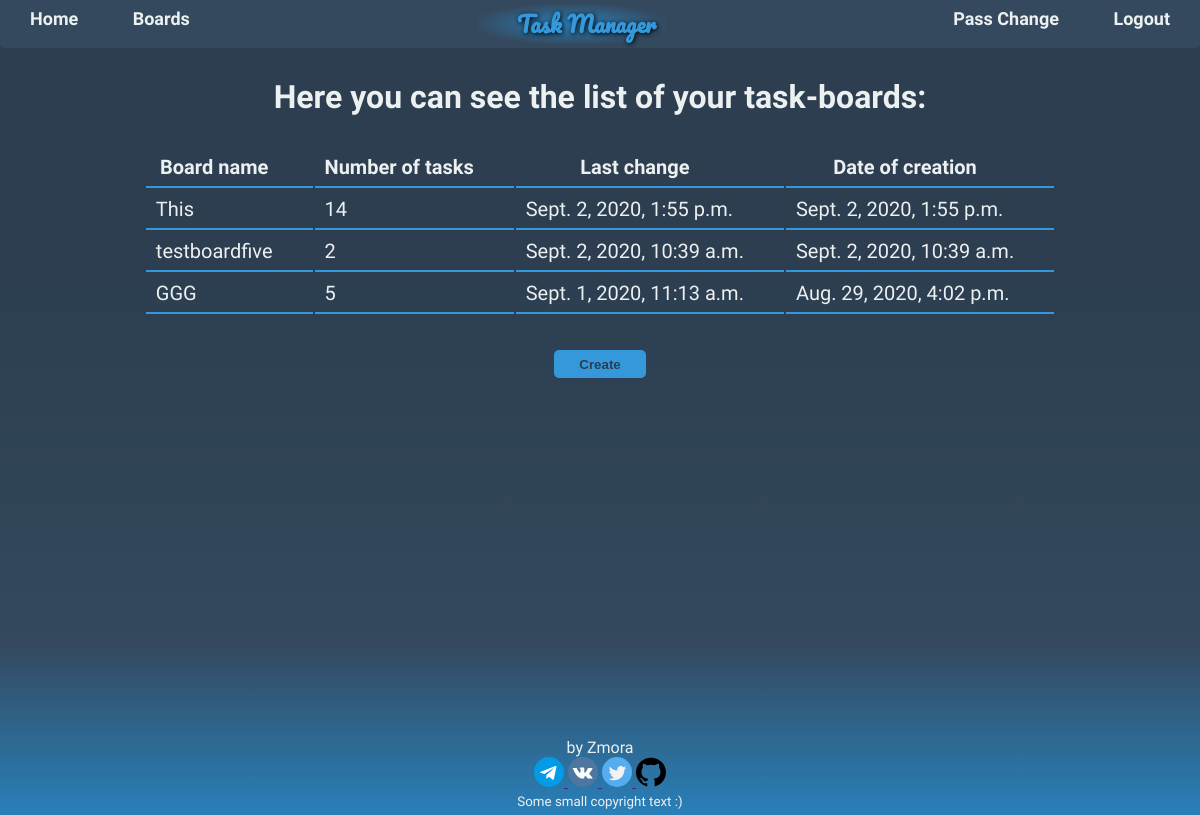
/boards/ (signed in), run on an earlier commit of the app's database.
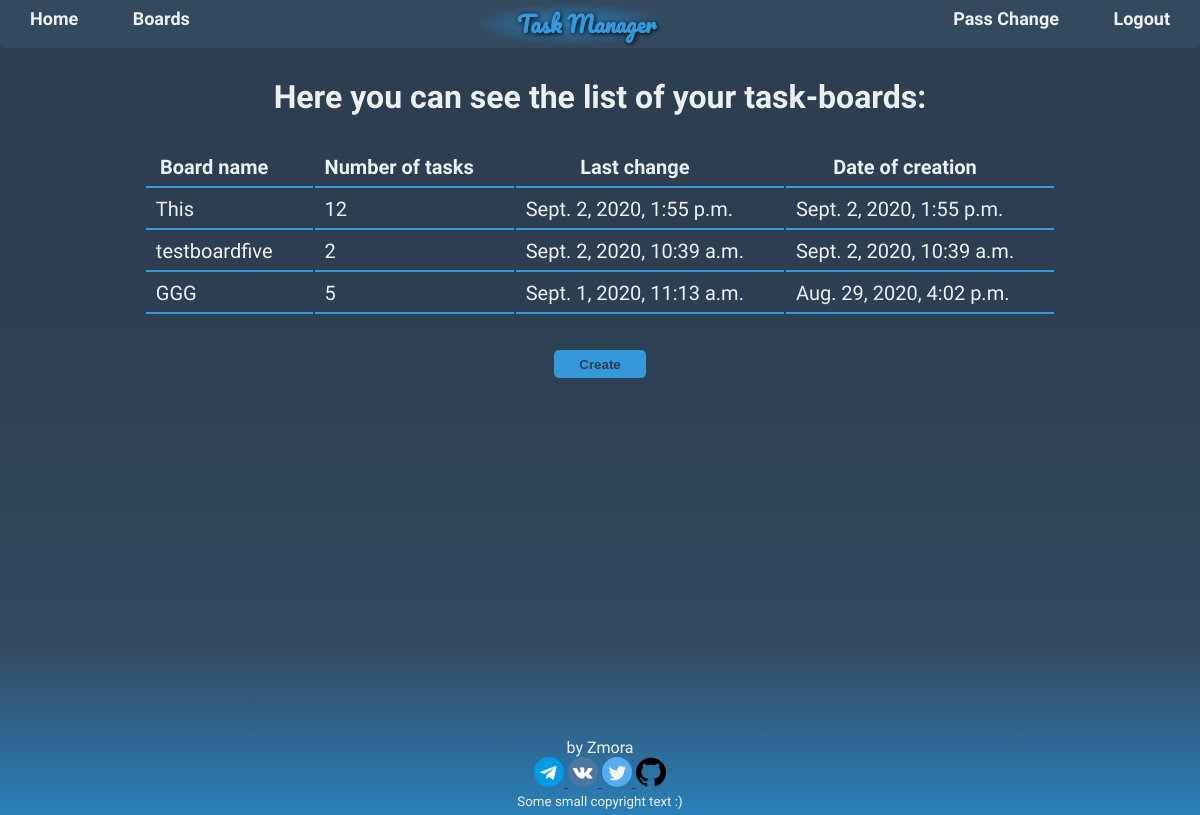
And on a later commit of the database.
### task_manager/models.py (models this page shows, shortened)
class TaskBoard(models.Model):
	user = models.ForeignKey(settings.AUTH_USER_MODEL, default=1,
		on_delete=models.CASCADE)
	name = models.CharField(max_length=32)
	task_count = models.IntegerField(default=0)
	pub_date = models.DateTimeField(auto_now_add=True)
	last_change = models.DateTimeField(auto_now=True)
	class Meta:
		ordering = ['-pub_date']
		verbose_name = 'Board'
		verbose_name_plural = 'Boards'

### task_manager/views.py (the view, shortened to what this page needs)
# urls.py: path('boards/', BoardsView.as_view(),
class BoardsView(LoginRequiredMixin, View):
	login_url='login_url'
	def get(self, request):
		boards = TaskBoard.objects.filter(user=request.user)
		form =  BoardForm()
		context = {
			'board_count': len(boards),
			'boards': boards,
			'form': form,
		}
		return render(request, 'task_manager/boards.html', context=context)

### task_manager/templates/task_manager/boards.html (shortened to what this page needs)
{% extends "index.html" %}
{% block main %}
	<div class="container">
		<div class="boards-container">
			<div class="boards-title">
				<h1> Here you can see the list of your task-boards:</h1>
			</div>
			{% if board_count %}
				<table class="tasks-table">
					<tr class="tr-h">
						<th>Board name</th><th>Number of tasks</th><th>Last change</th><th>Date of creation</th>
					</tr>
					{% for board in boards %}
						<tr class="tr-n" onclick="window.location.href='{% url 'view_tasks' board_id=board.id %}'">
							<td>{{ board.name }}</td>
							<td>{{ board.task_count}}</td>
							<td>{{ board.last_change }}</td>
							<td>{{ board.pub_date }}</td>
						</tr>
					{% endfor %}
				</table>
			{% endif %}
			<div style="text-align: center;">
				<button onclick="form_manage('form-wrap')" class="tb-btn js-tb-btn"> Create </button>
			</div>
		</div>
	</div>
{% endblock main %}

What changed in the data, as far as the page shows it:
changed TaskBoard "This": task_count "14" → "12"
